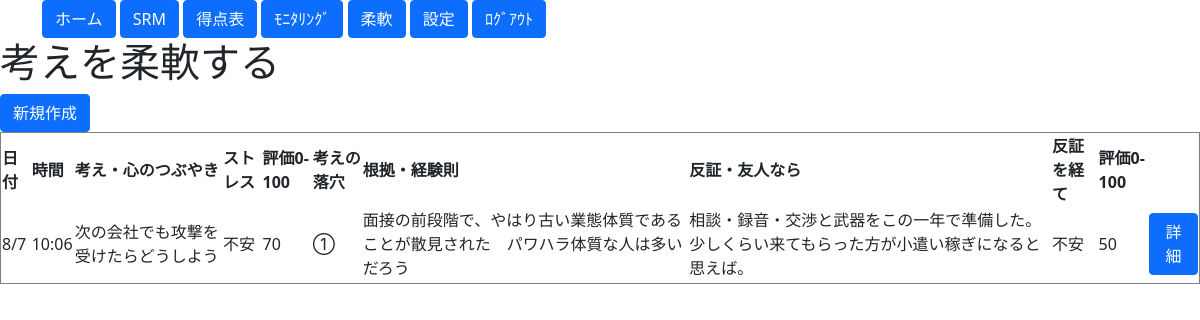
The page /exercise/list/ on the database as committed earlier.
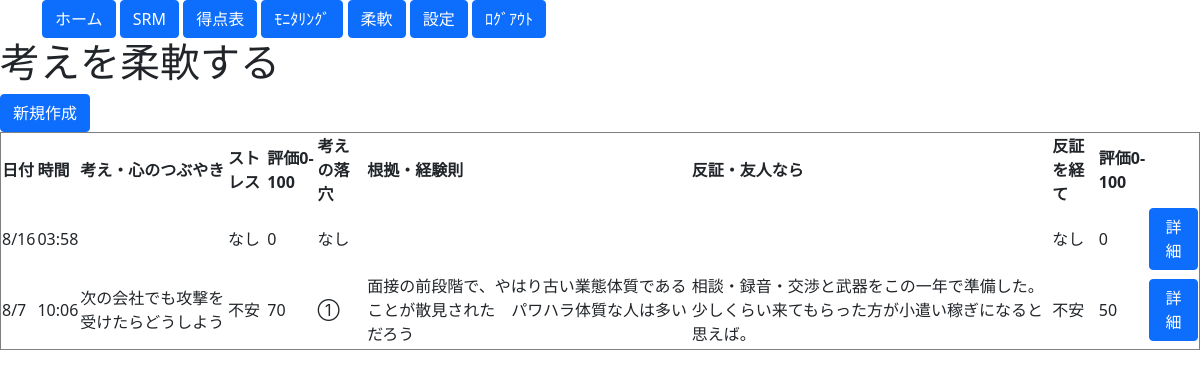
The same page on the database as committed later.
### blogpost/models.py (models this page shows)
class ExerciseModel(models.Model):
    falls = [("なし",'なし'),("①",'①'),("②",'②')]
    date = models.DateField(default=timezone.now, help_text="記録した日付") #unique_for_date=True
    time = models.TimeField(default=timezone.now, blank=True, null=True, help_text="記録した時間") #unique_for_date=True
    think = models.TextField(max_length=100, blank=True, null=True, help_text="浮かんだ考え心のつぶやき")
    stress_1 = models.CharField(
        max_length= 30,
        choices = CONDITION, blank=True, null=True, default='なし',
    )
    strespoint_1 =  models.IntegerField(blank=True, null=True, default=0, help_text="気持ちの強さ１")
    stress_2 = models.CharField(
        max_length= 10,
        choices = CONDITION, blank=True, null=True, default='なし',
    )
    strespoint_2 =  models.IntegerField(blank=True, null=True, default=0, help_text="気持ちの強さ２（あれば）")
    fall = models.CharField(default='なし', max_length=5, blank=True, null=True, choices = falls, help_text="考えの落とし穴")
    evidence = models.TextField(max_length=100, blank=True, null=True, help_text="その根拠")
    opposite = models.TextField(max_length=200, blank=True, null=True, help_text="気持ち")
    stress_3 = models.CharField(
        max_length= 10,
        choices = CONDITION, blank=True, null=True, default='なし',
    )
    strespoint_3 =  models.IntegerField(blank=True, null=True, default=0, help_text="気持ちの強さ１")
    stress_4 = models.CharField(
        max_length= 10,
        choices = CONDITION, blank=True, null=True, default='なし',
    )
    strespoint_4 =  models.IntegerField(blank=True, null=True, default=0, help_text="気持ちの強さ２（あれば）")

### blogpost/views.py (the view)
# urls.py: path('exercise/list/', Exer_List.as_view(), name='Exer_List'),
class Exer_List(ListView):
    template_name = 'exercise/list.html'
    model = ExerciseModel
    def get_queryset(self):
        date = ExerciseModel.objects.order_by('-date', '-time')
        return date

### blogpost/templates/exercise/list.html (shortened to what this page needs)
<!doctype html>
<html lang="en">
  <head>
    <link href="https://cdn.jsdelivr.net/npm/bootstrap@5.0.0-beta3/dist/css/bootstrap.min.css" rel="stylesheet">
  </head>
{% extends 'base.html' %}
{% block content %}
<!DOCTYPE html>
<html>
<head>
</head>
<body>
  <h1>考えを柔軟する</h1>
  <td><a class="btn btn-primary" href="{% url 'Exer_Create' %}" pk="button">新規作成</a></td>
  <table border="1" style="border-collapse: collapse">
    <thead>
      <tr>
        <th>日付</th>
        <th>時間</th>
        <th>考え・心のつぶやき</th>
        <th>ストレス</th>
        <th>評価0-100</th>
        <th>考えの落穴</th>
        <th>根拠・経験則</th>
        <th>反証・友人なら</th>
        <th>反証を経て</th>
        <th>評価0-100</th>
        <th></th>
      </tr>
    </thead>
    {% for item in object_list %}
    <tbody>
      <tr>
        <td>{{ item.date|date:"n/j" }}</td>
        <td>{{ item.time|date:"H:i" }}</td>
        <td>{{ item.think }}</td>
        <td>{{ item.stress_1 }}</td>
        <td>{{ item.strespoint_1 }}</td>
        <td>{{ item.fall }}</td>
        <td>{{ item.evidence }}</td>
        <td>{{ item.opposite }}</td>
        <td>{{ item.stress_3 }}</td>
        <td>{{ item.strespoint_3 }}</td>
        <td><a class="btn btn-primary" href="{% url 'Moni_Detile' item.pk %}" role="button">詳細</a></td>
      </tr>
      <tr>
         <td></td>
         <td>{{ form.stress_2 }}</td>
         <td>{{ form.strespoint_2 }}</td>
         <td></td>
         <td></td>
         <td></td>
         <td>{{ form.stress_4 }}</td>
         <td>{{ form.strespoint_4 }}</td>
       </tr>
    </tbody>
    {% endfor %}
  </table>
</body>
{% endblock content %}

Rows that differ between the two databases and show on the page:
added ExerciseModel: date "8/16", time "03:58", stress_1 "なし", strespoint_1 "0", fall "なし", stress_3 "なし", strespoint_3 "0"
